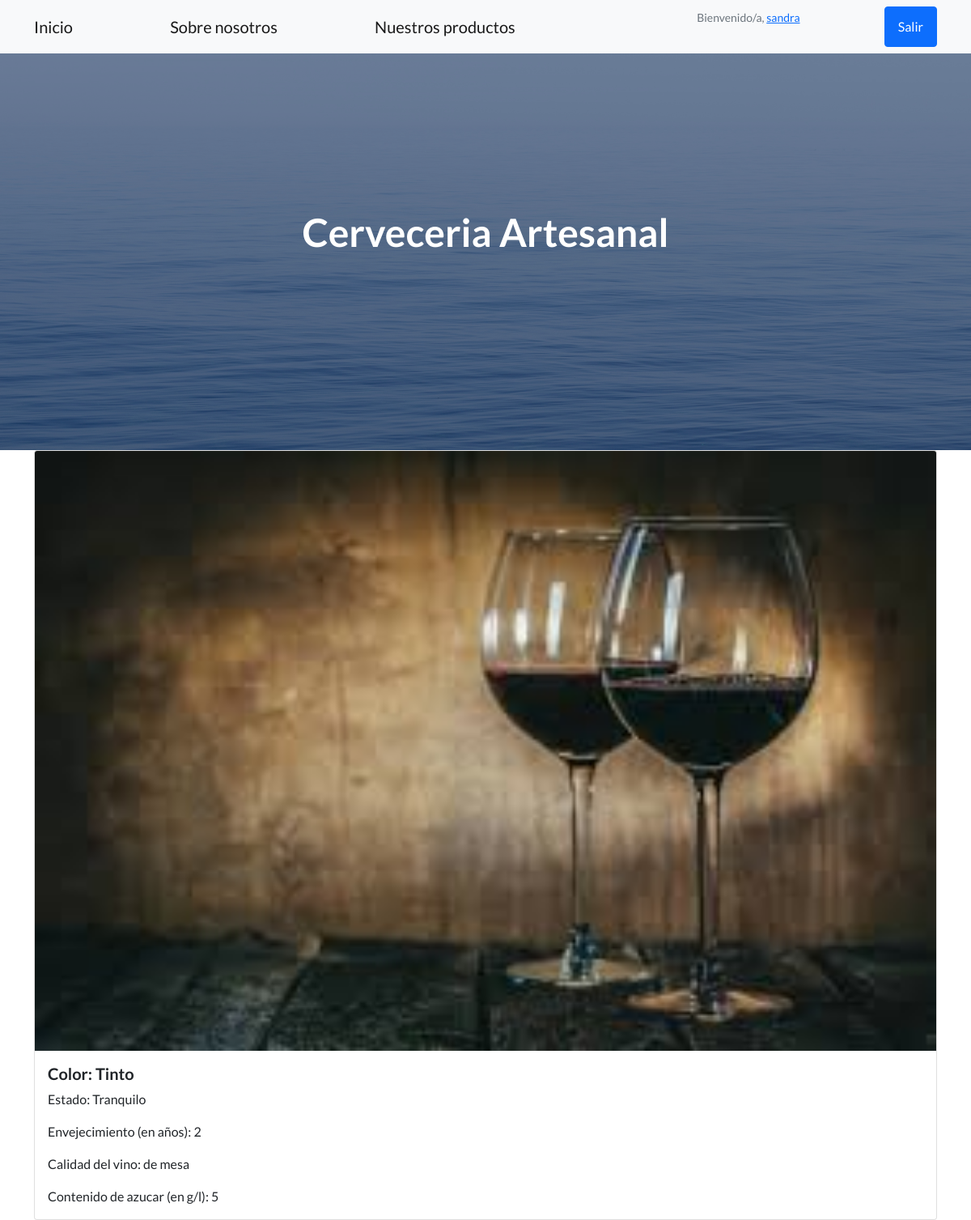
Screenshot of /productos/vno_info/1 (signed in) with the database file from the repository.
### productos/models.py (models this page shows, shortened)
class Vino(models.Model):
    color = models.CharField(max_length=40)
    estado = models.CharField(max_length=40)
    envejecimiento = models.IntegerField()
    calidad = models.CharField(max_length=40)
    azucar = models.IntegerField()

### productos/views.py (the view)
# urls.py: path("vno_info", views.vno_infoDetallada, name ="vno_info"),
def vno_infoDetallada(request, id):
    vino = Vino.objects.get(id=id)
    info = {"color":vino.color ,"estado":vino.estado ,"envejecimiento":vino.envejecimiento ,"calidad":vino.calidad ,"azucar":vino.azucar }
    return render(request, "vno_mas_info.html", info)

### productos/templates/vno_mas_info.html
{% extends "padre.html" %}
{%  load static %}
{% block contenido %}
    <div class="container">
        <div class="row">
            <div class="col">
                <div class="card" >
                    <img src="{%  static 'productos/assets/img/vino.jpg' %}" class="card-img-top" alt="...">
                    <div class="card-body">
                      <h5 class="card-title">Color: {{color}}</h5>
                      <p class="card-text">Estado: {{estado}}</p>
                      <p class="card-text">Envejecimiento (en años): {{envejecimiento}}</p>
                      <p class="card-text">Calidad del vino: {{calidad}}</p>
                      <p class="card-text">Contenido de azucar (en g/l): {{azucar}}</p>
                    </div>
                </div>
            </div>
        </div>
    </div>
{% endblock %}

### productos/templates/padre.html (shortened to what this page needs)
<!DOCTYPE html>
<html lang="en">
    <head>
        {% load static %}
        <link href="https://cdn.jsdelivr.net/npm/bootstrap-icons@1.5.0/font/bootstrap-icons.css" rel="stylesheet" type="text/css" />
        <link href="{% static 'productos/css/styles.css' %}" rel="stylesheet" />
    </head>
    <body>
        <nav class="navbar navbar-light bg-light static-top">
            <div class="container">
                <a class="navbar-brand" href="{% url 'inicio' %}">Inicio</a>
                <a class="navbar-brand" href="{% url 'about' %}">Sobre nosotros</a>
                <a class="navbar-brand" href="{% url 'vista_prs' %}">Nuestros productos</a>
                {% if request.user.is_authenticated %}
                <p class="text-muted small mb-4">Bienvenido/a, <a href="{% url 'perfil' %}">{{user.username}}</a></p>
                <a class="btn btn-primary" href="{% url 'logout' %}">Salir</a>
                {% endif %}
            </div>
        </nav>
        <header class="masthead">
            <div class="container position-relative">
                <div class="row justify-content-center">
                    <div class="col-xl-6">
                        <div class="text-center text-white">
                            <h1 class="mb-5">Cerveceria Artesanal</h1>
                        </div>
                    </div>
                </div>
            </div>
        </header>
        {% block contenido %}
        {% endblock %}
    </body>
</html>

### rows the page displays
Vino: color "Tinto", estado "Tranquilo", calidad "de mesa"

### other values shown
{{ user.username }} "sandra"
{{ envejecimiento }} "2"
{{ azucar }} "5"
